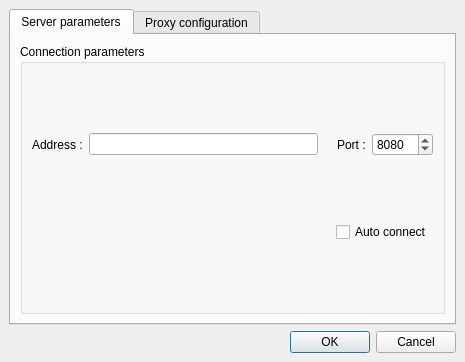
<?xml version="1.0" encoding="UTF-8"?>
<ui version="4.0">
 <author>ANNEHEIM Geoffrey</author>
 <class>DialogPreferences</class>
 <widget class="QDialog" name="DialogPreferences">
  <property name="windowModality">
   <enum>Qt::NonModal</enum>
  </property>
  <property name="geometry">
   <rect>
    <x>0</x>
    <y>0</y>
    <width>465</width>
    <height>362</height>
   </rect>
  </property>
  <property name="contextMenuPolicy">
   <enum>Qt::DefaultContextMenu</enum>
  </property>
  <property name="windowTitle">
   <string>Preferences Dialog</string>
  </property>
  <property name="windowIcon">
   <iconset resource="resources.qrc">
    <normaloff>:/Menu/PreferencesIcon</normaloff>:/Menu/PreferencesIcon</iconset>
  </property>
  <property name="modal">
   <bool>false</bool>
  </property>
  <layout class="QVBoxLayout">
   <property name="margin">
    <number>9</number>
   </property>
   <item>
    <widget class="QTabWidget" name="tabWidget">
     <property name="tabPosition">
      <enum>QTabWidget::North</enum>
     </property>
     <property name="tabShape">
      <enum>QTabWidget::Rounded</enum>
     </property>
     <property name="currentIndex">
      <number>0</number>
     </property>
     <property name="elideMode">
      <enum>Qt::ElideNone</enum>
     </property>
     <property name="usesScrollButtons">
      <bool>true</bool>
     </property>
     <widget class="QWidget" name="tabConnection">
      <attribute name="title">
       <string>Server parameters</string>
      </attribute>
      <layout class="QVBoxLayout">
       <property name="margin">
        <number>9</number>
       </property>
       <item>
        <widget class="QGroupBox" name="groupBoxServerConnection">
         <property name="minimumSize">
          <size>
           <width>0</width>
           <height>75</height>
          </size>
         </property>
         <property name="title">
          <string>Connection parameters</string>
         </property>
         <layout class="QVBoxLayout" name="verticalLayout">
          <item>
           <layout class="QHBoxLayout">
            <item>
             <widget class="QLabel" name="lblServerAddress">
              <property name="minimumSize">
               <size>
                <width>46</width>
                <height>0</height>
               </size>
              </property>
              <property name="text">
               <string>Address :</string>
              </property>
              <property name="buddy">
               <cstring>textProxyHostName</cstring>
              </property>
             </widget>
            </item>
            <item>
             <widget class="QLineEdit" name="textServerAddress">
              <property name="toolTip">
               <string/>
              </property>
             </widget>
            </item>
            <item>
             <spacer name="spacer">
              <property name="orientation">
               <enum>Qt::Horizontal</enum>
              </property>
              <property name="sizeType">
               <enum>QSizePolicy::Fixed</enum>
              </property>
              <property name="sizeHint" stdset="0">
               <size>
                <width>13</width>
                <height>20</height>
               </size>
              </property>
             </spacer>
            </item>
            <item>
             <widget class="QLabel" name="lblServerPort">
              <property name="text">
               <string>Port :</string>
              </property>
              <property name="buddy">
               <cstring>spinBoxProxyHostPort</cstring>
              </property>
             </widget>
            </item>
            <item>
             <widget class="QSpinBox" name="spinBoxServerPort">
              <property name="maximum">
               <number>65535</number>
              </property>
              <property name="value">
               <number>8080</number>
              </property>
             </widget>
            </item>
           </layout>
          </item>
          <item>
           <layout class="QHBoxLayout">
            <item>
             <spacer>
              <property name="orientation">
               <enum>Qt::Horizontal</enum>
              </property>
              <property name="sizeHint" stdset="0">
               <size>
                <width>40</width>
                <height>20</height>
               </size>
              </property>
             </spacer>
            </item>
            <item>
             <widget class="QCheckBox" name="checkBoxServerAutoConnect">
              <property name="text">
               <string>Auto connect</string>
              </property>
             </widget>
            </item>
           </layout>
          </item>
         </layout>
        </widget>
       </item>
      </layout>
     </widget>
     <widget class="QWidget" name="tabProxy">
      <attribute name="title">
       <string>Proxy configuration</string>
      </attribute>
      <layout class="QVBoxLayout">
       <property name="spacing">
        <number>9</number>
       </property>
       <property name="margin">
        <number>9</number>
       </property>
       <item>
        <widget class="QGroupBox" name="groupBoxProxyHost">
         <property name="enabled">
          <bool>false</bool>
         </property>
         <property name="sizePolicy">
          <sizepolicy hsizetype="Preferred" vsizetype="Preferred">
           <horstretch>0</horstretch>
           <verstretch>0</verstretch>
          </sizepolicy>
         </property>
         <property name="minimumSize">
          <size>
           <width>0</width>
           <height>75</height>
          </size>
         </property>
         <property name="title">
          <string>General settings</string>
         </property>
         <layout class="QVBoxLayout">
          <item>
           <layout class="QHBoxLayout">
            <item>
             <widget class="QLabel" name="lblProxyHostName">
              <property name="minimumSize">
               <size>
                <width>46</width>
                <height>0</height>
               </size>
              </property>
              <property name="text">
               <string>Host :</string>
              </property>
              <property name="buddy">
               <cstring>textProxyHostName</cstring>
              </property>
             </widget>
            </item>
            <item>
             <widget class="QLineEdit" name="textProxyHostName">
              <property name="toolTip">
               <string/>
              </property>
             </widget>
            </item>
            <item>
             <spacer>
              <property name="orientation">
               <enum>Qt::Horizontal</enum>
              </property>
              <property name="sizeType">
               <enum>QSizePolicy::Fixed</enum>
              </property>
              <property name="sizeHint" stdset="0">
               <size>
                <width>13</width>
                <height>20</height>
               </size>
              </property>
             </spacer>
            </item>
            <item>
             <widget class="QLabel" name="lblProxyHostPort">
              <property name="text">
               <string>Port :</string>
              </property>
              <property name="buddy">
               <cstring>spinBoxProxyHostPort</cstring>
              </property>
             </widget>
            </item>
            <item>
             <widget class="QSpinBox" name="spinBoxProxyHostPort">
              <property name="minimum">
               <number>1</number>
              </property>
              <property name="maximum">
               <number>65535</number>
              </property>
              <property name="value">
               <number>3128</number>
              </property>
             </widget>
            </item>
           </layout>
          </item>
         </layout>
        </widget>
       </item>
       <item>
        <widget class="QGroupBox" name="groupBoxProxyAuthentification">
         <property name="enabled">
          <bool>false</bool>
         </property>
         <property name="sizePolicy">
          <sizepolicy hsizetype="Preferred" vsizetype="Expanding">
           <horstretch>0</horstretch>
           <verstretch>0</verstretch>
          </sizepolicy>
         </property>
         <property name="title">
          <string>Authentification</string>
         </property>
         <layout class="QGridLayout">
          <property name="spacing">
           <number>6</number>
          </property>
          <item row="0" column="1">
           <widget class="QLabel" name="lblProxyUserName">
            <property name="text">
             <string>Username :</string>
            </property>
            <property name="buddy">
             <cstring>textProxyUserName</cstring>
            </property>
           </widget>
          </item>
          <item row="0" column="2">
           <widget class="QLineEdit" name="textProxyUserName"/>
          </item>
          <item row="1" column="1">
           <widget class="QLabel" name="lblProxyUserPassword">
            <property name="text">
             <string>Password :</string>
            </property>
            <property name="buddy">
             <cstring>textProxyUserPassword</cstring>
            </property>
           </widget>
          </item>
          <item row="1" column="2">
           <widget class="QLineEdit" name="textProxyUserPassword">
            <property name="echoMode">
             <enum>QLineEdit::Password</enum>
            </property>
           </widget>
          </item>
          <item row="0" column="0">
           <spacer>
            <property name="orientation">
             <enum>Qt::Horizontal</enum>
            </property>
            <property name="sizeType">
             <enum>QSizePolicy::Preferred</enum>
            </property>
            <property name="sizeHint" stdset="0">
             <size>
              <width>40</width>
              <height>20</height>
             </size>
            </property>
           </spacer>
          </item>
          <item row="0" column="3">
           <spacer>
            <property name="orientation">
             <enum>Qt::Horizontal</enum>
            </property>
            <property name="sizeType">
             <enum>QSizePolicy::Preferred</enum>
            </property>
            <property name="sizeHint" stdset="0">
             <size>
              <width>40</width>
              <height>20</height>
             </size>
            </property>
           </spacer>
          </item>
         </layout>
        </widget>
       </item>
       <item>
        <layout class="QHBoxLayout">
         <item>
          <spacer>
           <property name="orientation">
            <enum>Qt::Horizontal</enum>
           </property>
           <property name="sizeHint" stdset="0">
            <size>
             <width>40</width>
             <height>20</height>
            </size>
           </property>
          </spacer>
         </item>
         <item>
          <widget class="QCheckBox" name="checkBoxProxyUse">
           <property name="text">
            <string>Use a proxy server</string>
           </property>
          </widget>
         </item>
        </layout>
       </item>
      </layout>
     </widget>
    </widget>
   </item>
   <item>
    <layout class="QHBoxLayout">
     <item>
      <spacer>
       <property name="orientation">
        <enum>Qt::Horizontal</enum>
       </property>
       <property name="sizeType">
        <enum>QSizePolicy::Expanding</enum>
       </property>
       <property name="sizeHint" stdset="0">
        <size>
         <width>20</width>
         <height>20</height>
        </size>
       </property>
      </spacer>
     </item>
     <item>
      <widget class="QDialogButtonBox" name="buttonBox">
       <property name="standardButtons">
        <set>QDialogButtonBox::Cancel|QDialogButtonBox::Ok</set>
       </property>
      </widget>
     </item>
    </layout>
   </item>
  </layout>
 </widget>
 <tabstops>
  <tabstop>tabWidget</tabstop>
  <tabstop>textServerAddress</tabstop>
  <tabstop>spinBoxServerPort</tabstop>
  <tabstop>checkBoxServerAutoConnect</tabstop>
  <tabstop>textProxyHostName</tabstop>
  <tabstop>spinBoxProxyHostPort</tabstop>
  <tabstop>textProxyUserName</tabstop>
  <tabstop>textProxyUserPassword</tabstop>
  <tabstop>checkBoxProxyUse</tabstop>
  <tabstop>buttonBox</tabstop>
 </tabstops>
 <resources>
  <include location="resources.qrc"/>
 </resources>
 <connections>
  <connection>
   <sender>buttonBox</sender>
   <signal>accepted()</signal>
   <receiver>DialogPreferences</receiver>
   <slot>accept()</slot>
   <hints>
    <hint type="sourcelabel">
     <x>422</x>
     <y>338</y>
    </hint>
    <hint type="destinationlabel">
     <x>206</x>
     <y>160</y>
    </hint>
   </hints>
  </connection>
  <connection>
   <sender>buttonBox</sender>
   <signal>rejected()</signal>
   <receiver>DialogPreferences</receiver>
   <slot>reject()</slot>
   <hints>
    <hint type="sourcelabel">
     <x>422</x>
     <y>338</y>
    </hint>
    <hint type="destinationlabel">
     <x>206</x>
     <y>160</y>
    </hint>
   </hints>
  </connection>
  <connection>
   <sender>checkBoxProxyUse</sender>
   <signal>toggled(bool)</signal>
   <receiver>groupBoxProxyHost</receiver>
   <slot>setEnabled(bool)</slot>
   <hints>
    <hint type="sourcelabel">
     <x>441</x>
     <y>287</y>
    </hint>
    <hint type="destinationlabel">
     <x>164</x>
     <y>95</y>
    </hint>
   </hints>
  </connection>
  <connection>
   <sender>checkBoxProxyUse</sender>
   <signal>toggled(bool)</signal>
   <receiver>groupBoxProxyAuthentification</receiver>
   <slot>setEnabled(bool)</slot>
   <hints>
    <hint type="sourcelabel">
     <x>441</x>
     <y>287</y>
    </hint>
    <hint type="destinationlabel">
     <x>179</x>
     <y>162</y>
    </hint>
   </hints>
  </connection>
 </connections>
</ui>
